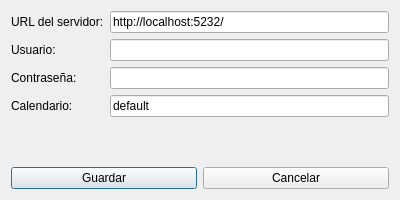
<?xml version="1.0" encoding="UTF-8"?>
<ui version="4.0">
 <class>RadicaleConfigDialog</class>
 <widget class="QDialog" name="RadicaleConfigDialog">
  <property name="geometry">
   <rect>
    <x>0</x>
    <y>0</y>
    <width>400</width>
    <height>200</height>
   </rect>
  </property>
  <property name="windowTitle">
   <string>Configuración de Calendario</string>
  </property>
  <layout class="QVBoxLayout" name="verticalLayout">
   <item>
    <layout class="QFormLayout" name="formLayout">
     <item row="0" column="0">
      <widget class="QLabel" name="label">
       <property name="text">
        <string>URL del servidor:</string>
       </property>
      </widget>
     </item>
     <item row="0" column="1">
      <widget class="QLineEdit" name="url_input">
       <property name="text">
        <string>http://localhost:5232/</string>
       </property>
      </widget>
     </item>
     <item row="1" column="0">
      <widget class="QLabel" name="label_2">
       <property name="text">
        <string>Usuario:</string>
       </property>
      </widget>
     </item>
     <item row="1" column="1">
      <widget class="QLineEdit" name="username_input"/>
     </item>
     <item row="2" column="0">
      <widget class="QLabel" name="label_3">
       <property name="text">
        <string>Contraseña:</string>
       </property>
      </widget>
     </item>
     <item row="2" column="1">
      <widget class="QLineEdit" name="password_input">
       <property name="echoMode">
        <enum>QLineEdit::Password</enum>
       </property>
      </widget>
     </item>
     <item row="3" column="0">
      <widget class="QLabel" name="label_4">
       <property name="text">
        <string>Calendario:</string>
       </property>
      </widget>
     </item>
     <item row="3" column="1">
      <widget class="QLineEdit" name="calendar_input">
       <property name="text">
        <string>default</string>
       </property>
      </widget>
     </item>
    </layout>
   </item>
   <item>
    <layout class="QHBoxLayout" name="button_box">
     <item>
      <widget class="QPushButton" name="save_button">
       <property name="text">
        <string>Guardar</string>
       </property>
      </widget>
     </item>
     <item>
      <widget class="QPushButton" name="cancel_button">
       <property name="text">
        <string>Cancelar</string>
       </property>
      </widget>
     </item>
    </layout>
   </item>
  </layout>
 </widget>
 <resources/>
 <connections/>
</ui>
